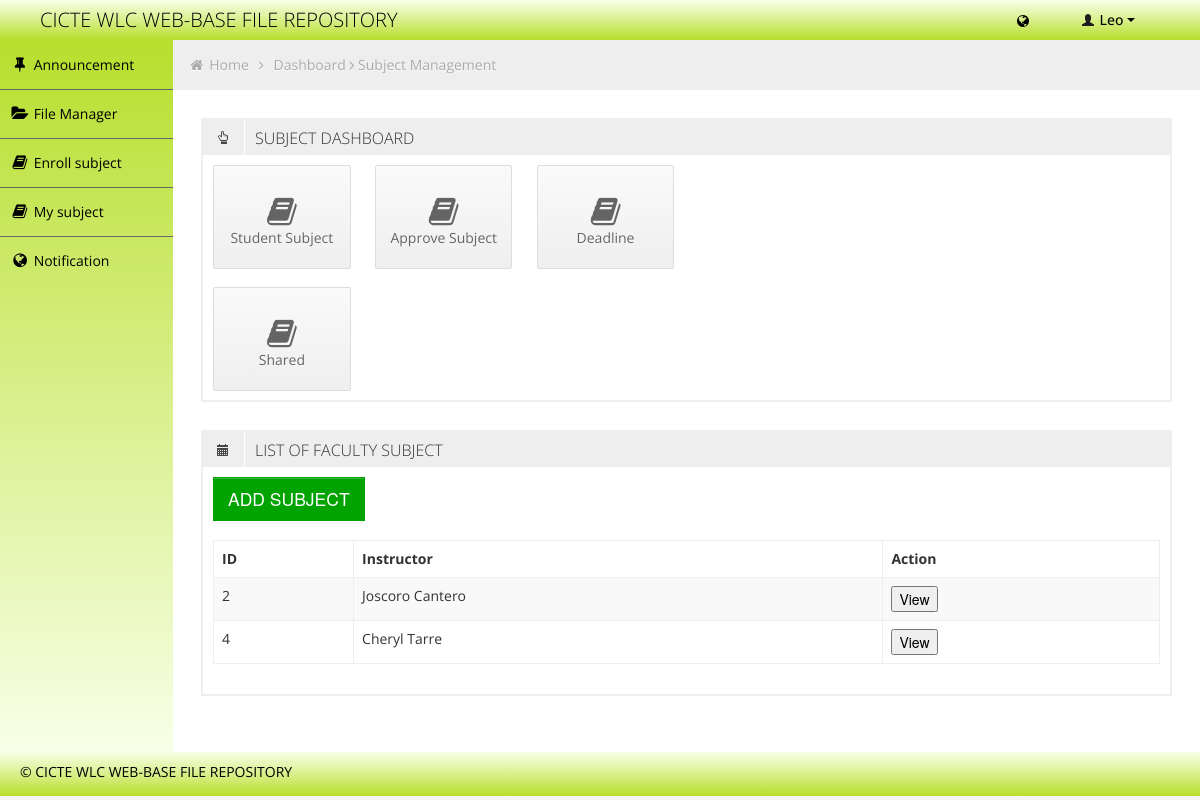
Screenshot of /subjectmanagement.php?subject=faculty (signed in) with the database file from the repository.
### tables this page shows
CREATE TABLE `fr_stud` (
  `id` int(11) NOT NULL auto_increment,
  `user_id` int(11) NOT NULL,
  `ControlNo` int(11) NOT NULL,
  `FName` varchar(50) NOT NULL,
  `LName` varchar(50) NOT NULL,
  `Mname` varchar(50) NOT NULL,
  `Course` varchar(30) NOT NULL,
  `Year` varchar(30) NOT NULL,
  `size_limit` int(11) NOT NULL,
  PRIMARY KEY  (`id`),
  UNIQUE KEY `ControlNo` (`ControlNo`)
);

CREATE TABLE `fr_path` (
  `id` int(11) NOT NULL auto_increment,
  `url` varchar(30000) NOT NULL,
  `user_id` int(11) NOT NULL,
  PRIMARY KEY  (`id`)
);

CREATE TABLE `fr_staff` (
  `id` int(11) NOT NULL auto_increment,
  `user_id` int(11) NOT NULL,
  `FirstN` varchar(50) NOT NULL,
  `LastN` varchar(50) NOT NULL,
  `midN` varchar(50) NOT NULL,
  `size_limit` int(11) NOT NULL,
  PRIMARY KEY  (`id`)
);

CREATE TABLE `fr_user` (
  `id` int(11) NOT NULL auto_increment,
  `username` varchar(50) NOT NULL,
  `password` varchar(50) NOT NULL,
  `UserLvl` int(11) NOT NULL,
  `status` enum('online','pending','offline') NOT NULL default 'pending',
  `last_login_date` datetime NOT NULL,
  `last_logout_date` datetime NOT NULL,
  `activate` int(11) NOT NULL default '1',
  PRIMARY KEY  (`id`)
);

### subjectmanagement.php (the view, shortened to what this page needs)
<!DOCTYPE html>
<html lang="en">
<head>
	<link id="bootstrap-style" href="css/bootstrap.min.css" rel="stylesheet">
	<link href="css/bootstrap-responsive.min.css" rel="stylesheet">
	<link id="base-style" href="css/style.css" rel="stylesheet">
	<link id="base-style-responsive" href="css/style-responsive.css" rel="stylesheet">
</head>
<body>
	<?php include('php/header.php'); ?>
	<div class="container-fluid-full">
		<div class="row-fluid">
			<?php include('php/menu.php'); ?>
			<div id="content" class="span10">
				<ul class="breadcrumb">
					<li>
						<i class="icon-home"></i>
						<a href="index.php">Home</a>
						<i class="icon-angle-right"></i>
					</li>
					<li><a href="dashboard.php">Dashboard</a></li>
					<i class="icon-angle-right"></i>
					<li><a href="">Subject Management</a></li>
				</ul>
				<div class="row-fluid">
					<div class="box defualt span12">
						<div class="box-header">
							<h2><i class="halflings-icon hand-top"></i><span class="break"></span>SUBJECT DASHBOARD</h2>
						</div>
						<div class="box-content">
							<a href="subjectmanagement.php?subject=student" class="quick-button span2">
								<i class="icon-book"></i>
								<p>Student Subject</p>
							</a>
							<a href="subjectmanagement.php?subject=approve" class="quick-button span2">
								<i class="icon-book"></i>
								<p>Approve Subject</p>
							</a>
							<a href="subjectmanagement.php?subject=deadline" class="quick-button span2">
								<i class="icon-book"></i>
								<p>Deadline </p>
							</a>
							<div class="clearfix"></div>
						</div>
						<div class="box-content">
							<a href="subjectmanagement.php?subject=shared" class="quick-button span2">
								<i class="icon-book"></i>
								<p>Shared </p>
							</a>
							<div class="clearfix"></div>
						</div>
					</div>
				</div>
				<div class="row-fluid sortable">
				<div class="box span12">
					<?php
						if(isset($_GET['subject']) && $_GET['subject'] == 'mysubject')
						{
					?>
							<div class="box-header" data-original-title>
								<h2><i class="halflings-icon book"></i><span class="break"></span>MY SUBJECT LIST</h2>
							</div>
							<div class="box-content">
								<table class="table table-striped table-bordered bootstrap-datatable datatable">
								  <thead>
									  <tr>
									  	<th class="group-word">Subject Code</th>
		              					<th class="group-false">Description</th>
									  </tr>
								  </thead>
								  <tbody>
								  	<?php
								  			  $result = mysql_query("SELECT fr_ins_subject.*,fr_subject.* FROM fr_ins_subject,fr_subject WHERE fr_subject.SubCode = fr_ins_subject.Subject AND fr_ins_subject.user_id = '".$_SESSION['user_id']."'");
										 	if(mysql_num_rows($result) > 0)
										 	{
										 		while ($row = mysql_fetch_array($result))
										 		{
										 ?>
										 		<tr>
										 		   <td><?php echo $row['Subject']; ?></td>
		              								<td><?php echo $row['Description']; ?></td>
											    </tr>
										<?php
												}
											}
										?>
								  </tbody>
							  </table>
							</div>
					<?php
						}
						else if(isset($_GET['subject']) && $_GET['subject'] == 'faculty')
						{
					?>
							<div class="box-header" data-original-title>
								<h2><i class="halflings-icon calendar"></i><span class="break"></span>LIST OF FACULTY SUBJECT</h2>
							</div>
							<div class="box-content buttons">
								<a href="subjectmanagement.php?faculty=add"><button class="btn btn-large btn-success">ADD SUBJECT</button></a>
							</div>
							<div class="box-content">
								<table class="table table-striped table-bordered bootstrap-datatable datatable">
								  <thead>
									  <tr>
									  	<th >ID</th>
						                <th >Instructor</th>
						                <th>Action</th>
									  </tr>
								  </thead>
								  <tbody>
								  	<?php
								  		$result = mysql_query("SELECT * FROM fr_staff as sta , fr_user as user  WHERE user.id = sta.user_id AND user.UserLvl <= 4");
									 	if(mysql_num_rows($result) > 0)
									 	{
									 		while ($row = mysql_fetch_array($result))
									 		{
									 ?>
									 		<tr>
									 			<td><?php echo $row['id']; ?></td>
								              	<td><?php echo $row['FirstN']." ".$row['LastN']; ?></td>
												<td><a href="subjectmanagement.php?subject=persubjstaff&&user_id=<?php echo $row['id']; ?>"><button>View</button></a></td>
										    </tr>
									<?php
											}
										}
										?>
								  </tbody>
							  </table>
							</div>
					<?php
						}
					?>
				</div>
			</div>
			</div>
		</div>
	</div>
	<footer>
		<p>
			<span style="text-align:left;float:left">&copy; <a href="index.php" alt="Bootstrap_Metro_Dashboard">CICTE WLC WEB-BASE FILE REPOSITORY</a></span>
		</p>
	</footer>
</body>
</html>

### php/header.php (shortened to what this page needs)
<?php
		if($_SESSION['UserLvl'] == 1)
		{
			$result1 = mysql_query("SELECT * FROM fr_stud WHERE user_id = '".$_SESSION['user_id']."'");
			$row1 = mysql_fetch_array($result1);
			$name = $row1['FName'];
		}
?>
<div class="navbar">
	<div class="navbar-inner">
		<div class="container-fluid">
			<a class="brand" href=""><span>CICTE WLC WEB-BASE FILE REPOSITORY</span></a>
			<div class="nav-no-collapse header-nav">
				<ul class="nav pull-right">
					<li class="dropdown hidden-phone">
						<a  class="btn dropdown-toggle" data-toggle="dropdown" href="#">
								<i class="icon-globe" id="notifcount"></i>
						</a>
					</li>
					<li class="dropdown">
						<a class="btn dropdown-toggle" data-toggle="dropdown" href="#">
							<i class="halflings-icon white user"></i> <?php echo $name; ?>
							<span class="caret"></span>
						</a>
					</li>
				</ul>
			</div>
		</div>
	</div>
</div>

### php/menu.php
<div id="sidebar-left" class="span2">
	<div class="nav-collapse sidebar-nav">
		<ul class="nav nav-tabs nav-stacked main-menu">
			<li><a href="newsfeed.php"><i class="icon-pushpin"></i><span class="hidden-tablet"> Announcement </span></a></li>
			<?php
				$result = mysql_query("SELECT * FROM  fr_path WHERE user_id = '".$_SESSION['user_id']."'") or die('Error share: '. mysql_error());
			 	if(mysql_num_rows($result) > 0)
			 	{
			 		while ($row = mysql_fetch_array($result))
			 		{
			?>
						<li><a href="index.php?id=<?php echo $row['id']; ?>"><i class="icon-folder-open"></i><span class="hidden-tablet"> File Manager </span></a></li>
			<?php
			 		}
			 	}
			?>
			<?php
				if($_SESSION['UserLvl'] == '1')
				{
			?>
					<li><a href="enroll_subject.php?subject=enroll"><i class="icon-book"></i><span class="hidden-tablet"> Enroll subject </span></a></li>
					<li><a href="enroll_subject.php?subject=subject"><i class="icon-book"></i><span class="hidden-tablet"> My subject </span></a></li>
					<li><a href="messages.php"><i class="icon-globe"></i><span class="hidden-tablet"> Notification</span>
					</a></li>
			<?php
				}
				else
				{
			?>
					<li><a href="dashboard.php"><i class="icon-cog"></i><span class="hidden-tablet"> Dashboard </span></a></li>
					<li><a href="messages.php"><i class="icon-globe"></i><span class="hidden-tablet"> Notification</span>
					</a></li>
			<?php
				}
			?>
		</ul>
	</div>
</div>

### css/style-responsive.css (style rules this page uses)
@media (min-width: 1200px) { .container-fluid-full { overflow: hidden; position: relative; height: 100%; } }
@media (min-width: 1200px) { #content { width: 85.578%; padding: 28px; margin: 0px 0px; margin-left: 14.422% !important; } }
@media (min-width: 1200px) { #sidebar-left { background: rgb(248,255,232); background: -moz-linear-gradient(bottom, rgba(248,255,232,1) 0%, rgba(227,245,171,1) 33%, rgba(183,223,45,1) 100%); background: -webkit-gradient(linear, left bottom, left top, color-stop(0%,rgba(248,255,232,1)), color-stop(33%,rgba(227,245,171,1)), color-stop(100%,rgba(183,223,45,1))); background: -webkit-linear-gradient(bottom, rgba(248,255,232,1) 0%,rgba(227,245,171,1) 33%,rgba(183,223,45,1) 100%); background: -o-linear-gradient(bottom, rgba(248,255,232,1) 0%,rgba(227,245,171,1) 33%,rgba(183,223,45,1) 100%); background: -ms-linear-gradient(bottom, rgba(248,255,232,1) 0%,rgba(227,245,171,1) 33%,rgba(183,223,45,1) 100%); background: linear-gradient(to top, rgba(248,255,232,1) 0%,rgba(227,245,171,1) 33%,rgba(183,223,45,1) 100%); filter: progid:DXImageTransform.Microsoft.gradient( startColorstr='#f8ffe8', endColorstr='#b7df2d',GradientType=0 ); margin-left: 0px !important; position: absolute; height: 100%; } }
@media (min-width: 1200px) { .sidebar-nav > ul { margin: 0px; } }
@media (min-width: 1200px) { footer { margin: 0px 0px 0px 0px; padding: 10px 20px; } }

### css/halflings.css (style rules this page uses)
html, html .halflings { -webkit-font-smoothing: antialiased !important; }
.halflings-icon { display: inline-block; width: 14px; height: 14px; line-height: 14px; vertical-align: text-top; background-image: url(../img/glyphicons_halflings.svg); background-position: 0 0; background-repeat: no-repeat; vertical-align: top; *display: inline; *zoom: 1; *margin-right: .3em; }
.halflings-icon.user { background-position: -168px 0; }
.halflings-icon.calendar { background-position: -192px -120px; }
.halflings-icon.hand-top { background-position: -192px -144px; }

### rows the page displays
fr_stud: FName "Leo"
fr_staff: user "2", FirstN "Joscoro", LastN "Cantero"
fr_staff: user "4", FirstN "Cheryl", LastN "Tarre"
